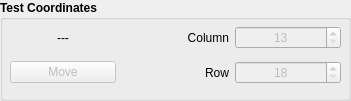
   <widget class="QGroupBox" name="groupBox_6">
    <property name="geometry">
     <rect>
      <x>10</x>
      <y>256</y>
      <width>351</width>
      <height>101</height>
     </rect>
    </property>
    <property name="font">
     <font>
      <weight>75</weight>
      <bold>true</bold>
     </font>
    </property>
    <property name="title">
     <string>Test Coordinates</string>
    </property>
    <widget class="QWidget" name="gridLayoutWidget_5">
     <property name="geometry">
      <rect>
       <x>10</x>
       <y>20</y>
       <width>331</width>
       <height>71</height>
      </rect>
     </property>
     <layout class="QGridLayout" name="gridLayout_5">
      <item row="0" column="2">
       <widget class="QSpinBox" name="spin_TestCoordColumn">
        <property name="enabled">
         <bool>false</bool>
        </property>
        <property name="font">
         <font>
          <weight>50</weight>
          <bold>false</bold>
         </font>
        </property>
        <property name="alignment">
         <set>Qt::AlignCenter</set>
        </property>
        <property name="minimum">
         <number>13</number>
        </property>
        <property name="maximum">
         <number>20</number>
        </property>
       </widget>
      </item>
      <item row="1" column="2">
       <widget class="QSpinBox" name="spin_TestCoordRow">
        <property name="enabled">
         <bool>false</bool>
        </property>
        <property name="font">
         <font>
          <weight>50</weight>
          <bold>false</bold>
         </font>
        </property>
        <property name="alignment">
         <set>Qt::AlignCenter</set>
        </property>
        <property name="minimum">
         <number>18</number>
        </property>
        <property name="maximum">
         <number>32</number>
        </property>
       </widget>
      </item>
      <item row="0" column="1">
       <widget class="QLabel" name="label_27">
        <property name="font">
         <font>
          <weight>50</weight>
          <bold>false</bold>
         </font>
        </property>
        <property name="text">
         <string>Column</string>
        </property>
        <property name="alignment">
         <set>Qt::AlignRight|Qt::AlignTrailing|Qt::AlignVCenter</set>
        </property>
       </widget>
      </item>
      <item row="1" column="1">
       <widget class="QLabel" name="label_37">
        <property name="font">
         <font>
          <weight>50</weight>
          <bold>false</bold>
         </font>
        </property>
        <property name="text">
         <string>Row</string>
        </property>
        <property name="alignment">
         <set>Qt::AlignRight|Qt::AlignTrailing|Qt::AlignVCenter</set>
        </property>
       </widget>
      </item>
      <item row="1" column="0">
       <widget class="QPushButton" name="bttnTestCoord">
        <property name="enabled">
         <bool>false</bool>
        </property>
        <property name="font">
         <font>
          <weight>50</weight>
          <bold>false</bold>
         </font>
        </property>
        <property name="text">
         <string>Move</string>
        </property>
       </widget>
      </item>
      <item row="0" column="0">
       <widget class="QLabel" name="lbl_testCoordStatus">
        <property name="font">
         <font>
          <weight>50</weight>
          <bold>false</bold>
         </font>
        </property>
        <property name="text">
         <string>---</string>
        </property>
        <property name="alignment">
         <set>Qt::AlignCenter</set>
        </property>
       </widget>
      </item>
     </layout>
    </widget>
   </widget>
